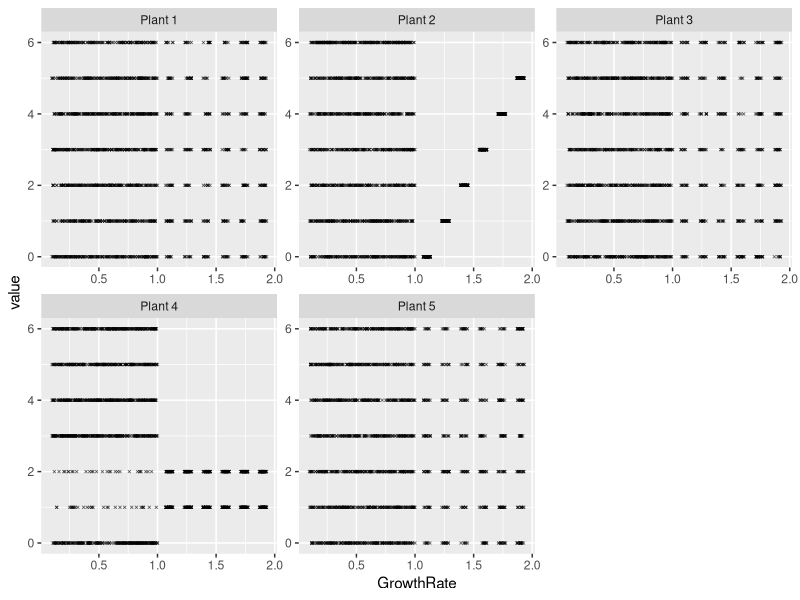
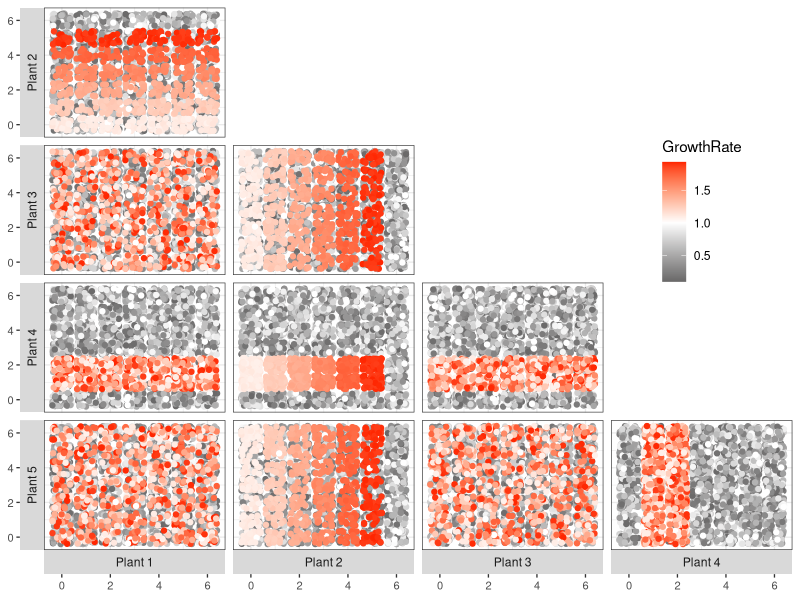
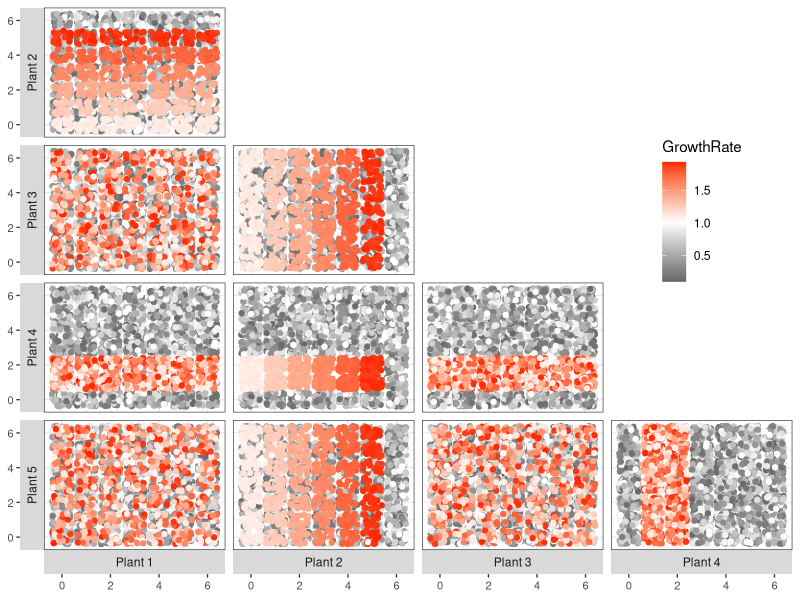

R code for these plots, in order:
## ---- chunk 1
knitr::opts_chunk$set(echo = TRUE)
## ---- chunk 2
# import required modules
knitr::opts_chunk$set(echo = TRUE, warning=FALSE)
library(ggplot2)
library(dplyr)
library(data.table)

## ---- chunk 3
# minimal / maximal growth rates:
GRneg.min=0.1
GRneg.max=1.0
GRpos.min=1.1
GRpos.max=1.9

# minimal / maximal possible feeding values
F.min=0
F.max=6
## ---- chunk 4

# define the possible values each feature might take
featureVals.possible=c(F.min:F.max)
# expand to have a set with 5 features and all possible combinations of features
df.set2=expand.grid(featureVals.possible,featureVals.possible,
                    featureVals.possible,featureVals.possible,
                    featureVals.possible)

# repeat to have each combination 100 times
df.set2=df.set2[rep(seq_len(nrow(df.set2)), each = 100), ]

# generate new field for growth rate values
# growth rate values per default in a negative range
set.seed(42)
df.set2$GR=round(runif(nrow(df.set2), min=GRneg.min, max=GRneg.max),2)

# transform GR values of deciding feature 'plant 2', depending on the value of 'plant 4': 
df.set2$GR[df.set2$Var4==1 | df.set2$Var4==2]=df.set2$Var2[df.set2$Var4==1 | df.set2$Var4==2]

# scale GR to range of positive growth rate + add jitter
F.max_effect=5
OldRange = (F.max_effect - F.min)  
NewRange = (GRpos.max - GRpos.min) 
df.set2$GR[df.set2$Var4==1 | df.set2$Var4==2]=
  jitter((((df.set2$GR[df.set2$Var4==1 | df.set2$Var4==2] - F.min) * NewRange) /
            OldRange) + GRpos.min, factor=1)

# make sure GR does not exceed 2!
maxGR=max(df.set2$GR[df.set2$Var4==1 | df.set2$Var4==2])
# reduce GR values > 2
df.set2$GR[df.set2$Var4==1 | df.set2$Var4==2][df.set2$GR[df.set2$Var4==1 | df.set2$Var4==2]>2]=
  df.set2$GR[df.set2$Var4==1 | df.set2$Var4==2][df.set2$GR[df.set2$Var4==1 | df.set2$Var4==2]>2]-(maxGR-2)

# destroy relationship for variable values 6 and 7 (= 'overfeeding')
F.max_effect=5
OldRange = (F.max_effect - F.min)
NewRange = (GRneg.max - GRneg.min)
# note: depending on var1 here, to destroy any dependency with var 2
# destroy relationship for variable values 6 and 7 (= 'overfeeding')
df.set2$GR[df.set2$Var2==6]=round(runif(length(df.set2$GR[df.set2$Var2==6]), 
                                        min=GRneg.min, max=GRneg.max),2)

# take subset of data frame for plotting so it does not take too long:
df.set2.plot=df.set2
rows=sample(nrow(df.set2.plot))
df.set2.plot <- df.set2.plot[rows, ]
df.set2.plot = df.set2.plot[seq(1, nrow(df.set2), 1000), ]
names(df.set2.plot)=c("Plant 1","Plant 2","Plant 3","Plant 4","Plant 5","GrowthRate")

p2= df.set2.plot %>% tidyr::gather("id", "value", 1:5) %>% 
  ggplot(., aes(GrowthRate, value))+
  geom_point(shape=4, alpha=0.5, size=0.5)+
  facet_wrap(~id,scales="free")

p2

# save data!
#write.csv(df.set2,'AlienZooDataSet_EXP2.csv', row.names = FALSE)
## ---- chunk 5

library(GGally)
library(ggpubr)

set.seed(42)
rows=sample(nrow(df.set2))
tmp <- df.set2[rows, ]
tmp = tmp[seq(1, nrow(df.set2), 500), ]
names(tmp)=c("Plant 1","Plant 2","Plant 3","Plant 4","Plant 5","GrowthRate")

# function 1: produce jittered scatter plots
my_bin <- function(data, mapping) {
  ggplot(data = data, mapping = mapping) +
    geom_jitter(aes(colour=GrowthRate))+
    scale_color_gradient2(low="#656464", high="#FF2500", midpoint = 1,
                          space = "Lab",guide = "colourbar")+
    theme_bw(base_size = 10)+
    theme(strip.background=element_rect(fill="white"))
}

# function 2: make sure to only keep lower triangle facets in ggpairs
gpairs_lower <- function(g){
  g$plots <- g$plots[-(1:g$nrow)]
  g$yAxisLabels <- g$yAxisLabels[-1]
  g$nrow <- g$nrow -1
  g$plots <- g$plots[-(seq(g$ncol, length(g$plots), by = g$ncol))]
  g$xAxisLabels <- g$xAxisLabels[-g$ncol]
  g$ncol <- g$ncol - 1
  g
}

# re-order data frame; put all GRs > 1 at back so they are plotted last
# (makes pattern in data more easily discernable)
A=data.frame(rbind(tmp[tmp$GrowthRate<1,],tmp[tmp$GrowthRate>=1,]))
names(A)=c("Plant 1","Plant 2","Plant 3","Plant 4","Plant 5","GrowthRate")

# make pairs plot:
pm <- ggpairs(
  data=A, columns = c(1,2,3,4,5),
  lower = list(
    continuous = my_bin
  ),
  upper  = list(continuous = "blank"),
  diag  = list(continuous = "blankDiag"),
  #legend = 1,
  switch="both"
)

pm=gpairs_lower(pm)

# make auxplot to get legend:
auxplot=ggplot(data = A) +
    geom_jitter(aes(x=`Plant 1`,y=`Plant 1`,colour=GrowthRate))+
    scale_color_gradient2(low="#656464", high="#FF2500",midpoint = 1,
                          space = "Lab",guide = "colourbar")
# grab legend:
auxlegend=grab_legend(auxplot)

# add legend:
pm[2,4]=auxlegend

# show:
pm

# save:
ggsave("DataDist_IAZ_EXP2.pdf",width = 5, height = 5,)

